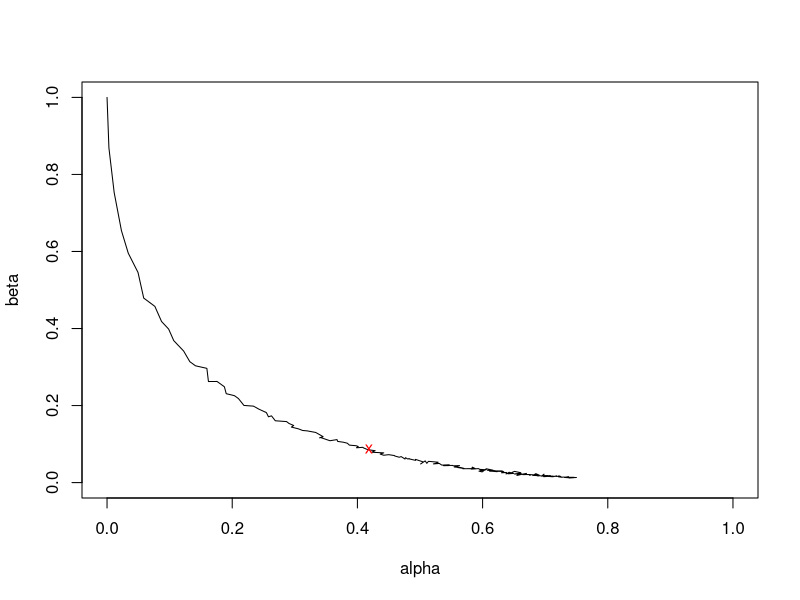

The R script that drew this image:
##
## figure 2.2 page 19
##



loglik.normal <- function(x,mu) {
  -(length(x)/2)*log(2*pi) - 0.5 * sum((x-mu)^2)
}


likelihood.ratio <- function(y) {
  l0 <- loglik.normal(y,mu=0)
  l1 <- loglik.normal(y,mu=.5)
  return(l1-l0)
}


predict <- function(y,c) {
  result <- 0
  l.ratio <- likelihood.ratio(y)
  if (l.ratio  >= log(c)) {
    result <- 1
  }
  return(result)
}


N <- 10

cs <- seq(0,10,0.05)
as <- vector()
bs <- vector()
M <- 10000
for (i in 1:length(cs)) {
  a <- 0
  b <- 0
  for (j in 1:M) {
    y0 <- rnorm(N,mean=0)
    if (predict(y0,cs[i])==1) {
      a <- a + 1
    }
    y1 <- rnorm(N,mean=0.5)
    if (predict(y1,cs[i])==0) {
      b <- b + 1
    }
  }
  as[i] <- a/M
  bs[i] <- b/M
}

plot('',xlim=c(0,1),ylim=c(0,1),xlab='alpha',ylab='beta')  
lines(as~bs)
#points(as~bs)
redOne <- which(cs==0.4)
points(as[redOne],bs[redOne],col='red',pch='x')
as[redOne]
bs[redOne]
cs[redOne]
# loglik.normal(y,0.9)
# ll <- vector()
# 
# #plot('',xlim=c(0.5,0.8),ylim=c(200,500))
# mu <- seq(-0.5,0.5,0.01)
# for (i in 1:length(mu) ) {
#   ll[i] <- loglik.normal(y,mu[i]) 
# }
# plot(ll)
# abline(v=51,col='red')
# mean(y)
